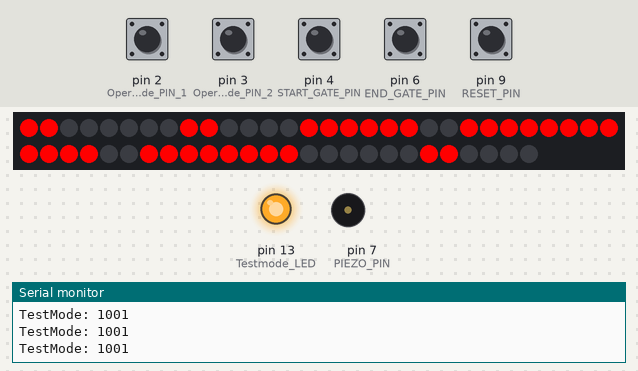
Simulated run of this program. Board: Arduino Nano, built with avr-gcc and run on an emulated ATmega328P. Shown: 56 RGB LEDs in strip order, left to right, continuing on the next row, output pins drawn as LEDs (lit = HIGH), buzzer (waves = sounding, pin HIGH), the last lines printed to the serial monitor. The inputs (shaded band) are chosen by the test bench; at power-on: pin 2 (Operating_Mode_PIN_1), pin 3 (Operating_Mode_PIN_2), pin 4 (START_GATE_PIN), pin 6 (END_GATE_PIN), pin 9 (RESET_PIN) HIGH.

Above: at 1.2 s.
1.3 s: pin 3 (Operating_Mode_PIN_2) pulled LOW for 0.15 s
At 1.38 s:
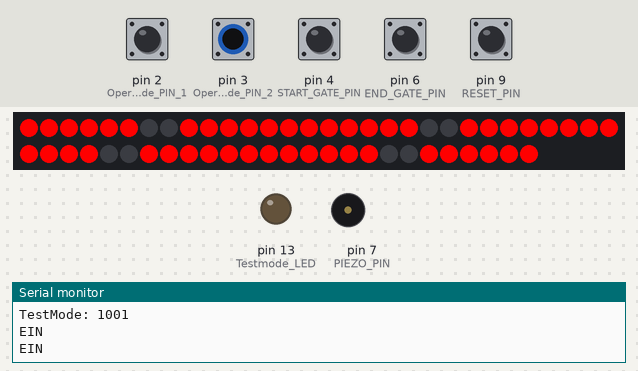
2.9 s: pin 4 (START_GATE_PIN) pulled LOW for 0.15 s
4.5 s: pin 6 (END_GATE_PIN) pulled LOW for 0.15 s
6.1 s: pin 2 (Operating_Mode_PIN_1) pulled LOW for 0.15 s
At 6.19 s:
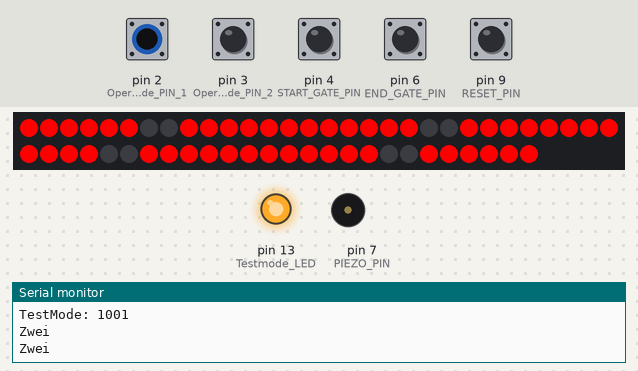
9.2 s: pin 3 (Operating_Mode_PIN_2) pulled LOW for 1 s
At 11.5 s:
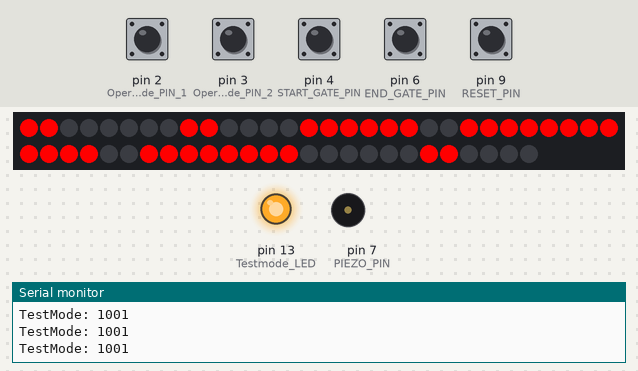
13.2 s: pin 4 (START_GATE_PIN) pulled LOW for 1 s
Timing chart, 0 to 16.2 s (numbered marks = the images above; inputs shaded):
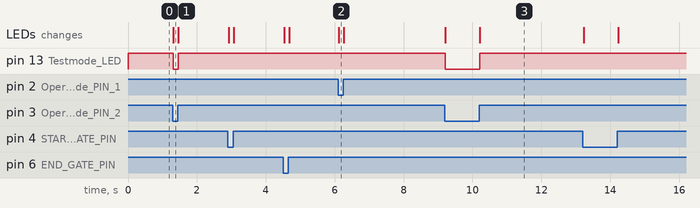

Measured:
- after the input at 1.3 s, pin 13 (Testmode_LED): HIGH → LOW at once, → HIGH 0.15 s later; the LEDs: change at once (image 1)
- after the input at 6.1 s, the LEDs: change at once (image 2)
- after the input at 9.2 s, pin 13 (Testmode_LED): HIGH → LOW at once, → HIGH 1.0 s later; the LEDs: first change at once (image 3 shows a later state)

The program:

main.cpp
```cpp
#include <Arduino.h>
#include <Adafruit_NeoPixel.h>

// Pins für Neopixel 7 Segmentanzeige
#define LED_PIN    8 // Anschlusspin des Neopixel-LED-Streifens
#define NUM_LEDS   56 // Anzahl der LEDs
#define BRIGHTNESS 255 // Helligkeit (0-255)
#define NUM_DIGITS   4  // Anzahl der Stellen

// Pin für die Lichtschranken
#define START_GATE_PIN 4
#define END_GATE_PIN 6

//Pin für Piezo
#define PIEZO_PIN 7

//Pin für Reset
#define RESET_PIN 9

//Pin für Testmode
//#define Operating_Mode_PIN_1 12
#define Operating_Mode_PIN_1 2
#define Operating_Mode_PIN_2 3
#define Testmode_LED 13

// Initialisierung des Neopixel-LED-Streifens
Adafruit_NeoPixel strip = Adafruit_NeoPixel(NUM_LEDS, LED_PIN, NEO_GRB + NEO_KHZ800);

// Variable, um den aktuellen Zustand des Timers zu speichern (gestartet oder gestoppt)
bool timerRunning = false;

// Variable, um den aktuellen Zustand der Lichtschranken zu speichern
bool Start_State= HIGH;
bool previous_Start_State = HIGH;
bool END_State= HIGH;
bool previous_END_State = HIGH;

// Variable, um den aktuellen Zustand des Resettasters zu speichern
bool Reset_State = HIGH;

// Variable, um den aktuellen Zustand des Operating_Mode Schalters zu speichern
int Operating_Mode = HIGH;
int Operating_Mode_Alt = HIGH;
int Operating_Response = 0;
int Operating_Mode_PIN_1_Status = 0;
int Operating_Mode_PIN_2_Status = 0;

// Start- und Stop-Zeit
unsigned long startTime = 0;
unsigned long stopTime = 0;

const uint8_t digits[10][7] = {
  {1, 1, 1, 0, 1, 1, 1}, // 0
  {1, 0, 0, 0, 1, 0, 0}, // 1
  {1, 1, 0, 1, 0, 1, 1}, // 2
  {1, 1, 0, 1, 1, 1, 0}, // 3
  {1, 0, 1, 1, 1, 0, 0}, // 4
  {0, 1, 1, 1, 1, 1, 0}, // 5
  {0, 1, 1, 1, 1, 1, 1}, // 6
  {1, 1, 0, 0, 1, 0, 0}, // 7
  {1, 1, 1, 1, 1, 1, 1}, // 8
  {1, 1, 1, 1, 1, 1, 0}  // 9
};

void displayDigit(int digit, int digitPosition) {
  if (digit >= 0 && digit <= 9 && digitPosition >= 0 && digitPosition < NUM_DIGITS) {
    int startIndex = digitPosition * 14; // Jetzt 14 LEDs pro Digit (7 Segmente * 2 LEDs)

    for (int i = 0; i < 7; i++) {
      int ledIndex1 = startIndex + (i * 2);
      int ledIndex2 = ledIndex1 + 1;
      if (digits[digit][i] == 1) {
        strip.setPixelColor(ledIndex1, BRIGHTNESS, 0, 0);
        strip.setPixelColor(ledIndex2, BRIGHTNESS, 0, 0);
      } else {
        strip.setPixelColor(ledIndex1, 0, 0, 0);
        strip.setPixelColor(ledIndex2, 0, 0, 0);
      }
    }
  }
}

void displayNumber(int number) {
  if (number >= 0 && number < 10000) {
    int thousandsDigit = (number / 1000) % 10;
    int hundredsDigit = (number / 100) % 10;
    int tensDigit = (number / 10) % 10;
    int onesDigit = number % 10;

    displayDigit(thousandsDigit, 3);
    displayDigit(hundredsDigit, 2);
    displayDigit(tensDigit, 1);
    displayDigit(onesDigit, 0);

    strip.show();
  }
}

// Funktion zum Starten des Timers
void startTimer() {
  // Timer starten und Startzeit festlegen
  startTime = millis();
  timerRunning = true;
}

// Funktion zum Stoppen des Timers
void stopTimer() {
  // Timer stoppen und Stopzeit festlegen
  stopTime = millis();
  timerRunning = false;
}

// Funktion zur Anzeige der Zeit in Millisekunden auf dem Display
void displayMillis(unsigned long milliseconds) {
  displayNumber(milliseconds/10);
}

// Funktion zum Zurücksetzen des Timers
void resetTimer() {
  stopTimer();
  displayNumber(0);
}

void Ein_Lichtschranken_Mode(){
  //Lichtschranke Start
  if ( ((Start_State == LOW && previous_Start_State == HIGH) || (END_State == LOW && previous_END_State == HIGH )) && timerRunning == LOW) {
    startTimer();
    previous_Start_State = LOW;
    previous_END_State = LOW;
    Serial.println("Start");
    digitalWrite(PIEZO_PIN, HIGH);
    delay(100);
  }

  //Lichtschranke Start zurücksetzen
  if (Start_State == HIGH && previous_Start_State == LOW) {
    Serial.println("Start/Stop");
    previous_Start_State = HIGH;
    digitalWrite(PIEZO_PIN, LOW);
    delay(200);
  }

  //Lichtschranke Stop
  if (((Start_State == LOW && previous_Start_State == HIGH) || (END_State == LOW && previous_END_State == HIGH )) && timerRunning == HIGH) {
    stopTimer();
    previous_END_State = LOW;
    previous_Start_State = LOW;
    Serial.println("Stop");
    digitalWrite(PIEZO_PIN, HIGH);
    delay(50);
  }

  //Lichtschranke Start zurücksetzen
  if (END_State == HIGH && previous_END_State == LOW) {
    Serial.println("Start/Stop");
    previous_END_State = HIGH;
    digitalWrite(PIEZO_PIN, LOW);
    delay(50);
  }
  // Reset Taster gedrückt ==> Timer auf 0 zurücksetzen
  if(Reset_State == LOW) {
    resetTimer();
  }

 // Anzeigen der aktuellen Zeit auf dem Display
 if (timerRunning) {
   // Aktuelle Zeit abrufen
   unsigned long currentTime = millis();

   // Anzeige der vergangenen Zeit
   displayMillis(currentTime - startTime);
  }
}

void Zwei_Lichtschranken_Mode(){
  //Lichtschranke Start
  if (Start_State == LOW && previous_Start_State == HIGH && timerRunning == LOW) {
    startTimer();
    previous_Start_State = LOW;
    Serial.println("Start");
    digitalWrite(PIEZO_PIN, HIGH);
    delay(50);
  }

  //Lichtschranke Start zurücksetzen
  if (Start_State == HIGH && previous_Start_State == LOW) {
    Serial.println("Start/Stop");
    previous_Start_State = HIGH;
    digitalWrite(PIEZO_PIN, LOW);
    delay(50);
  }

  //Lichtschranke Stop
  if (END_State == LOW && previous_END_State == HIGH && timerRunning == HIGH) {
    stopTimer();
    previous_END_State = LOW;
    Serial.println("Stop");
    digitalWrite(PIEZO_PIN, HIGH);
    delay(50);
  }

  //Lichtschranke Start zurücksetzen
  if (END_State == HIGH && previous_END_State == LOW) {
    Serial.println("Start/Stop");
    previous_END_State = HIGH;
    digitalWrite(PIEZO_PIN, LOW);
    delay(50);
  }

  // Reset Taster gedrückt ==> Timer auf 0 zurücksetzen
  if(Reset_State == LOW) {
    resetTimer();
  }

 // Anzeigen der aktuellen Zeit auf dem Display
 if (timerRunning) {
   // Aktuelle Zeit abrufen
   unsigned long currentTime = millis();

   // Anzeige der vergangenen Zeit
   displayMillis(currentTime - startTime);
  }
}

void Test_Mode(){
  timerRunning = false;

  Serial.print("TestMode: ");
  digitalWrite(Testmode_LED, HIGH);

  if (Start_State == HIGH) {
    Operating_Response = 1000;
  } else {
    Operating_Response = 0;
  }

  if (END_State == HIGH) {
    Operating_Response = Operating_Response + 1;
  }

  displayNumber(Operating_Response);
  Serial.println(Operating_Response);
}

void setup() {
  // Konfiguration der Lichtschranken-Pins
  pinMode(START_GATE_PIN, INPUT_PULLUP);
  pinMode(END_GATE_PIN, INPUT_PULLUP);

  // Konfiguration des Piezo-Pins
  pinMode(PIEZO_PIN, OUTPUT);
  digitalWrite(PIEZO_PIN, LOW);

  // Konfiguration des Reset-Pins
  pinMode(RESET_PIN, INPUT_PULLUP);

  // Konfiguration des Testmode-Pins und der Testmode LED
  pinMode(Operating_Mode_PIN_1, INPUT_PULLUP);
  pinMode(Operating_Mode_PIN_2, INPUT_PULLUP);
  pinMode(Testmode_LED, OUTPUT);
  digitalWrite(Testmode_LED, LOW);

  //Starten der Seriellen Schnittstelle
  Serial.begin(9600);

  // Konfiguration für Neopixel 7 Segmentanzeige
  strip.begin();
  strip.setBrightness(BRIGHTNESS);
  strip.setPixelColor(28, BRIGHTNESS, BRIGHTNESS, BRIGHTNESS);
  strip.show(); //
  displayNumber(0);
}

void loop() {
  // Lesen des Tasterzustands
  Start_State = digitalRead(START_GATE_PIN);
  END_State = digitalRead(END_GATE_PIN);
  Reset_State = digitalRead(RESET_PIN);
  //Operating_Mode = !digitalRead(Operating_Mode_PIN_1);

  Operating_Mode_PIN_1_Status = !digitalRead(Operating_Mode_PIN_1);
  Operating_Mode_PIN_2_Status= !digitalRead(Operating_Mode_PIN_2);

  if (Operating_Mode_PIN_1_Status == 0 && Operating_Mode_PIN_2_Status == 1){ //Ein_Lichtschranken_Mode
    Operating_Mode = 0;
  }else if (Operating_Mode_PIN_1_Status == 1 && Operating_Mode_PIN_2_Status == 0){ //Zwei_Lichtschranken_Mode
    Operating_Mode = 1;
  }else { //Testmode
    Operating_Mode = 2;
  }

  if (Operating_Mode != Operating_Mode_Alt){
    Operating_Mode_Alt = Operating_Mode;
    displayNumber(0);
    digitalWrite(PIEZO_PIN, LOW);
  }

  if (Operating_Mode == 0 && Operating_Response != 0) {
    Operating_Response = 0;
    digitalWrite(Testmode_LED, LOW);
    stopTimer();
  }

  switch (Operating_Mode){
    case 0:
      Ein_Lichtschranken_Mode();
      Serial.println("EIN");
    break;

    case 1:
      Zwei_Lichtschranken_Mode();
      Serial.println("Zwei");
    break;

    case 2:
      Test_Mode();
    break;

    default:
      Serial.println("Error: TestmodeSwitch, false reading");
    break;
  }

}
```
